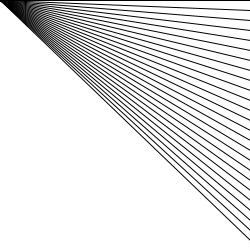
Frame 1 (no input)
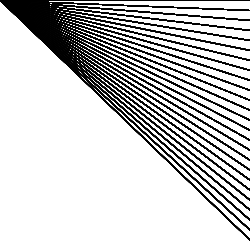
Frame 60 (the mouse pressed at the canvas centre just before this capture)
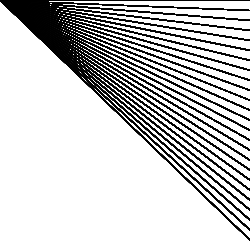
Frame 120 (the mouse held since frame 60 and released just before this capture)

The Processing sketch that drew these frames (run headless with seeded random() and noise(); from frame 60 on, the mouse is pressed at the canvas centre):

// Processing sketch: processing_183759
// ── processing_183759.pde

void setup() {
  size (250, 250);
  background(255);
}

void draw() {
  for (int i=0; i< 250; i=i+10) { 

    line(0, 0, width, i);
    
  }
}
